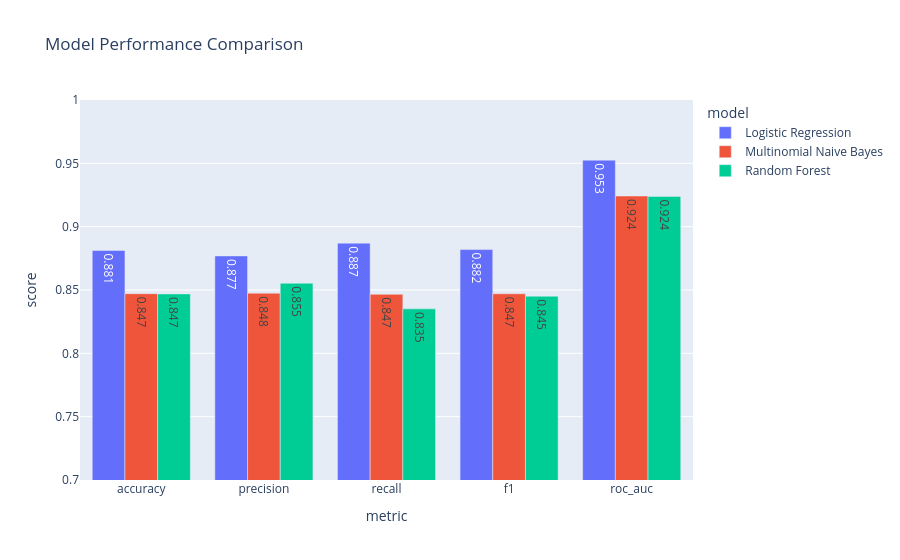

This figure's notebook cell:
### Code cell
metrics_df = pd.DataFrame(all_metrics)
mp = metrics_df.melt(
    id_vars=["model"],
    value_vars=["accuracy", "precision", "recall", "f1", "roc_auc"],
    var_name="metric",
    value_name="score",
)
fig = px.bar(
    mp, x="metric", y="score", color="model", barmode="group", title="Model Performance Comparison", text_auto=".3f"
)
fig.update_layout(yaxis_range=[0.7, 1])
fig.write_html("outputs/model_comparison.html")
fig.show()
best_row = metrics_df.loc[metrics_df["f1"].idxmax()]
print(f"\nBest by F1: {best_row['model']} ({best_row['f1']:.4f})")

### Figure 1 — Plotly figure (JSON) as saved in the notebook; plotly's stock layout.template omitted (floating-point values rounded to 4 significant figures)
{"data": [{"alignmentgroup": "True", "hovertemplate": "model=Logistic Regression<br>metric=%{x}<br>score=%{y}<extra></extra>", "legendgroup": "Logistic Regression", "marker": {"color": "#636efa", "pattern": {"shape": ""}}, "name": "Logistic Regression", "offsetgroup": "Logistic Regression", "orientation": "v", "showlegend": true, "textposition": "auto", "texttemplate": "%{y:.3f}", "type": "bar", "x": ["accuracy", "precision", "recall", "f1", "roc_auc"], "xaxis": "x", "y": [0.8812, 0.8769, 0.887, 0.8819, 0.9525], "yaxis": "y"}, {"alignmentgroup": "True", "hovertemplate": "model=Multinomial Naive Bayes<br>metric=%{x}<br>score=%{y}<extra></extra>", "legendgroup": "Multinomial Naive Bayes", "marker": {"color": "#EF553B", "pattern": {"shape": ""}}, "name": "Multinomial Naive Bayes", "offsetgroup": "Multinomial Naive Bayes", "orientation": "v", "showlegend": true, "textposition": "auto", "texttemplate": "%{y:.3f}", "type": "bar", "x": ["accuracy", "precision", "recall", "f1", "roc_auc"], "xaxis": "x", "y": [0.8471, 0.8475, 0.8466, 0.847, 0.9242], "yaxis": "y"}, {"alignmentgroup": "True", "hovertemplate": "model=Random Forest<br>metric=%{x}<br>score=%{y}<extra></extra>", "legendgroup": "Random Forest", "marker": {"color": "#00cc96", "pattern": {"shape": ""}}, "name": "Random Forest", "offsetgroup": "Random Forest", "orientation": "v", "showlegend": true, "textposition": "auto", "texttemplate": "%{y:.3f}", "type": "bar", "x": ["accuracy", "precision", "recall", "f1", "roc_auc"], "xaxis": "x", "y": [0.8469, 0.8553, 0.8351, 0.8451, 0.9239], "yaxis": "y"}], "layout": {"barmode": "group", "legend": {"title": {"text": "model"}, "tracegroupgap": 0}, "title": {"text": "Model Performance Comparison"}, "xaxis": {"anchor": "y", "domain": [0.0, 1.0], "title": {"text": "metric"}}, "yaxis": {"anchor": "x", "domain": [0.0, 1.0], "range": [0.7, 1], "title": {"text": "score"}}}}
